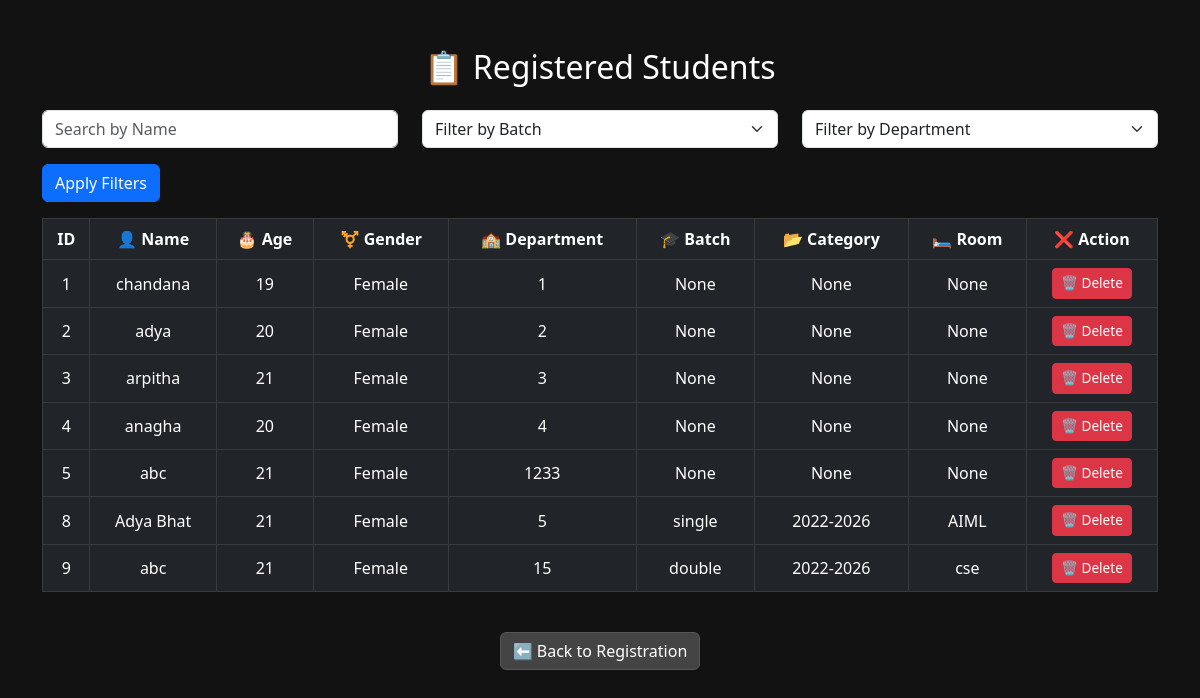
/hostel/students, run on the app's committed database.
### tables this page shows
CREATE TABLE students (
                        id INTEGER PRIMARY KEY AUTOINCREMENT,
                        name TEXT NOT NULL,
                        age INTEGER,
                        gender TEXT,
                        room TEXT
                    , category TEXT, batch TEXT, department TEXT);

### app.py (the view)
@app.route('/hostel/students')
def show_students():
    search_query = request.args.get('search', '')  # Search query for student name
    batch_filter = request.args.get('batch_filter', '')  # Selected batch filter
    department_filter = request.args.get('department_filter', '')  # Selected department filter
    conn = sqlite3.connect('students.db')
    c = conn.cursor()
    query = "SELECT * FROM students WHERE 1=1"
    params = []
    if search_query:
        query += " AND name LIKE ?"
        params.append(f"%{search_query}%")
    if batch_filter:
        query += " AND batch = ?"
        params.append(batch_filter)
    if department_filter:
        query += " AND department = ?"
        params.append(department_filter)
    c.execute(query, params)  # Execute the query with dynamic parameters
    students = c.fetchall()
    c.execute("SELECT DISTINCT batch FROM students")
    batches = [row[0] for row in c.fetchall()]
    c.execute("SELECT DISTINCT department FROM students")
    departments = [row[0] for row in c.fetchall()]
    conn.close()
    return render_template('students.html', students=students, search_query=search_query,
                           batch_filter=batch_filter, department_filter=department_filter,
                           batches=batches, departments=departments)

### templates/students.html (shortened to what this page needs)
<!DOCTYPE html>
<html>
<head>
    <link href="https://cdn.jsdelivr.net/npm/bootstrap@5.3.0/dist/css/bootstrap.min.css" rel="stylesheet">
</head>
<body>
<div class="container mt-5">
    <h2 class="mb-4 text-center">📋 Registered Students</h2>
    <form method="GET" action="{{ url_for('show_students') }}">
        <div class="row mb-3">
            <div class="col-md-4">
                <input type="text" class="form-control" name="search" placeholder="Search by Name" value="{{ search_query }}">
            </div>
            <div class="col-md-4">
                <select class="form-select" name="batch_filter">
                    <option value="">Filter by Batch</option>
                </select>
            </div>
            <div class="col-md-4">
                <select class="form-select" name="department_filter">
                    <option value="">Filter by Department</option>
                </select>
            </div>
        </div>
        <button type="submit" class="btn btn-primary">Apply Filters</button>
    </form>
    {% if students %}
        <div class="table-responsive mt-3">
            <table class="table table-bordered table-dark table-hover align-middle text-center">
                <thead>
                    <tr>
                        <th>ID</th>
                        <th>👤 Name</th>
                        <th>🎂 Age</th>
                        <th>⚧ Gender</th>
                        <th>🏫 Department</th>
                        <th>🎓 Batch</th>
                        <th>📂 Category</th>
                        <th>🛏 Room</th>
                        <th>❌ Action</th>
                    </tr>
                </thead>
                <tbody>
                    {% for student in students %}
                    <tr>
                        <td>{{ student[0] }}</td>
                        <td>{{ student[1] }}</td>
                        <td>{{ student[2] }}</td>
                        <td>{{ student[3] }}</td>
                        <td>{{ student[4] }}</td>
                        <td>{{ student[5] }}</td>
                        <td>{{ student[6] }}</td>
                        <td>{{ student[7] }}</td>
                        <td>
                            <form method="POST" action="{{ url_for('delete_student', student_id=student[0]) }}" onsubmit="return confirm('Are you sure you want to delete this student?');">
                                <button type="submit" class="btn btn-sm btn-danger">🗑 Delete</button>
                            </form>
                        </td>
                    </tr>
                    {% endfor %}
                </tbody>
            </table>
        </div>
    {% else %}
        <div class="alert alert-info text-center">No students registered yet.</div>
    {% endif %}
    <div class="text-center mt-4">
        <a href="{{ url_for('register') }}" class="btn btn-secondary">⬅️ Back to Registration</a>
    </div>
</div>
</body>
</html>

### templates/students.html (style rules this page uses)
body { background-color: #121212; color: #ffffff; }
.table { background-color: #1e1e1e; color: #fff; }
.table thead { background-color: #2c2c2c; }
.btn-secondary { background-color: #444; border-color: #555; color: #fff; }
.btn-danger { font-size: 0.85rem; }

### data on the page
students: id "1", name "chandana", age "19", gender "Female", room "1", student "None"
students: id "2", name "adya", age "20", gender "Female", room "2", student "None"
students: id "3", name "arpitha", age "21", gender "Female", room "3", student "None"
students: id "4", name "anagha", age "20", gender "Female", room "4", student "None"
students: id "5", name "abc", age "21", gender "Female", room "1233", student "None"
students: id "8", name "Adya Bhat", age "21", gender "Female", room "5", category "single", batch "2022-2026", department "AIML"
students: id "9", name "abc", age "21", gender "Female", room "15", category "double", batch "2022-2026", department "cse"
